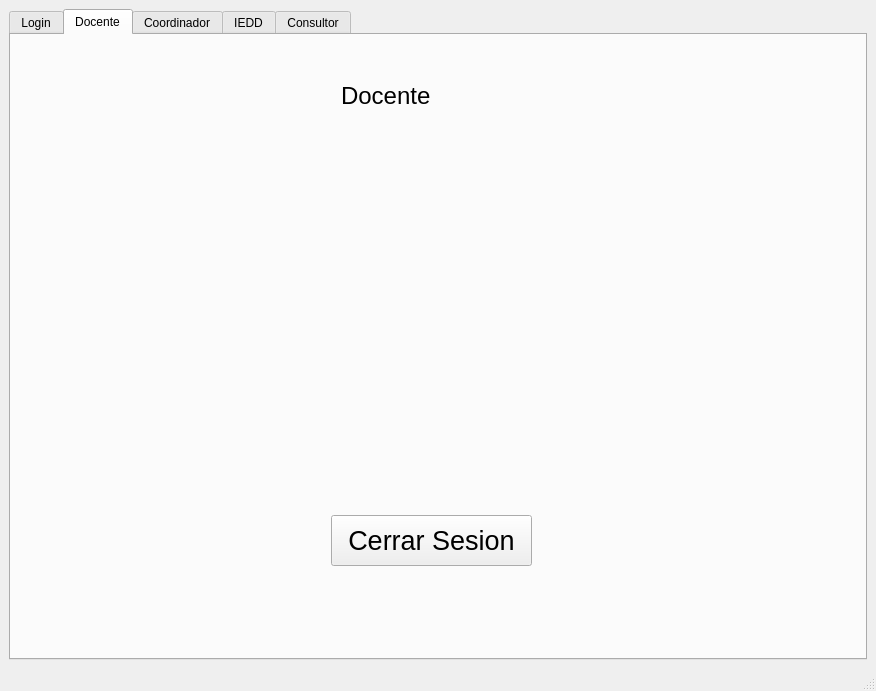
<?xml version="1.0" encoding="UTF-8"?>
<ui version="4.0">
 <class>cframe</class>
 <widget class="QMainWindow" name="cframe">
  <property name="geometry">
   <rect>
    <x>0</x>
    <y>0</y>
    <width>876</width>
    <height>691</height>
   </rect>
  </property>
  <property name="windowTitle">
   <string>cframe</string>
  </property>
  <widget class="QWidget" name="centralwidget">
   <layout class="QVBoxLayout" name="verticalLayout">
    <item>
     <widget class="QTabWidget" name="tabWidget">
      <property name="currentIndex">
       <number>1</number>
      </property>
      <widget class="QWidget" name="LoginTab">
       <attribute name="title">
        <string>Login</string>
       </attribute>
       <widget class="QLabel" name="label">
        <property name="geometry">
         <rect>
          <x>170</x>
          <y>280</y>
          <width>171</width>
          <height>31</height>
         </rect>
        </property>
        <property name="font">
         <font>
          <pointsize>20</pointsize>
         </font>
        </property>
        <property name="text">
         <string>Contraseña:</string>
        </property>
       </widget>
       <widget class="QLineEdit" name="LE_Username">
        <property name="geometry">
         <rect>
          <x>380</x>
          <y>180</y>
          <width>291</width>
          <height>41</height>
         </rect>
        </property>
        <property name="font">
         <font>
          <pointsize>20</pointsize>
         </font>
        </property>
       </widget>
       <widget class="QLabel" name="label_2">
        <property name="geometry">
         <rect>
          <x>170</x>
          <y>190</y>
          <width>161</width>
          <height>31</height>
         </rect>
        </property>
        <property name="font">
         <font>
          <pointsize>20</pointsize>
         </font>
        </property>
        <property name="text">
         <string>Usuario:</string>
        </property>
       </widget>
       <widget class="QLineEdit" name="LE_Password">
        <property name="geometry">
         <rect>
          <x>380</x>
          <y>270</y>
          <width>291</width>
          <height>41</height>
         </rect>
        </property>
        <property name="font">
         <font>
          <pointsize>20</pointsize>
         </font>
        </property>
        <property name="echoMode">
         <enum>QLineEdit::Password</enum>
        </property>
       </widget>
       <widget class="QPushButton" name="Btn_Login">
        <property name="geometry">
         <rect>
          <x>320</x>
          <y>510</y>
          <width>211</width>
          <height>51</height>
         </rect>
        </property>
        <property name="font">
         <font>
          <pointsize>20</pointsize>
         </font>
        </property>
        <property name="autoFillBackground">
         <bool>false</bool>
        </property>
        <property name="text">
         <string>Iniciar Sesion</string>
        </property>
       </widget>
       <widget class="QLabel" name="label_4">
        <property name="geometry">
         <rect>
          <x>360</x>
          <y>30</y>
          <width>131</width>
          <height>71</height>
         </rect>
        </property>
        <property name="font">
         <font>
          <pointsize>22</pointsize>
          <weight>75</weight>
          <bold>true</bold>
         </font>
        </property>
        <property name="text">
         <string>LOGIN</string>
        </property>
       </widget>
       <widget class="QLabel" name="label_5">
        <property name="geometry">
         <rect>
          <x>330</x>
          <y>350</y>
          <width>201</width>
          <height>41</height>
         </rect>
        </property>
        <property name="font">
         <font>
          <pointsize>18</pointsize>
         </font>
        </property>
        <property name="text">
         <string>Ingresar como:</string>
        </property>
       </widget>
       <widget class="QComboBox" name="comboBox_tipo_usuario">
        <property name="geometry">
         <rect>
          <x>324</x>
          <y>423</y>
          <width>211</width>
          <height>41</height>
         </rect>
        </property>
        <property name="font">
         <font>
          <pointsize>18</pointsize>
         </font>
        </property>
        <item>
         <property name="text">
          <string>Docente</string>
         </property>
        </item>
        <item>
         <property name="text">
          <string>Coordinador</string>
         </property>
        </item>
        <item>
         <property name="text">
          <string>IEDD</string>
         </property>
        </item>
        <item>
         <property name="text">
          <string>Consultor</string>
         </property>
        </item>
       </widget>
      </widget>
      <widget class="QWidget" name="DocenteTab">
       <attribute name="title">
        <string>Docente</string>
       </attribute>
       <widget class="QLabel" name="label_3">
        <property name="geometry">
         <rect>
          <x>330</x>
          <y>30</y>
          <width>171</width>
          <height>61</height>
         </rect>
        </property>
        <property name="font">
         <font>
          <pointsize>18</pointsize>
         </font>
        </property>
        <property name="text">
         <string>Docente</string>
        </property>
       </widget>
       <widget class="QPushButton" name="Btn_Logout">
        <property name="geometry">
         <rect>
          <x>320</x>
          <y>480</y>
          <width>201</width>
          <height>51</height>
         </rect>
        </property>
        <property name="font">
         <font>
          <pointsize>20</pointsize>
         </font>
        </property>
        <property name="text">
         <string>Cerrar Sesion</string>
        </property>
       </widget>
       <widget class="QLabel" name="imageLabel">
        <property name="geometry">
         <rect>
          <x>260</x>
          <y>140</y>
          <width>301</width>
          <height>261</height>
         </rect>
        </property>
        <property name="text">
         <string/>
        </property>
       </widget>
      </widget>
      <widget class="QWidget" name="tab">
       <attribute name="title">
        <string>Coordinador</string>
       </attribute>
       <widget class="QLabel" name="label_6">
        <property name="geometry">
         <rect>
          <x>310</x>
          <y>30</y>
          <width>171</width>
          <height>61</height>
         </rect>
        </property>
        <property name="font">
         <font>
          <pointsize>18</pointsize>
         </font>
        </property>
        <property name="text">
         <string>Coordinador</string>
        </property>
       </widget>
       <widget class="QPushButton" name="Btn_Logout_2">
        <property name="geometry">
         <rect>
          <x>310</x>
          <y>480</y>
          <width>201</width>
          <height>51</height>
         </rect>
        </property>
        <property name="font">
         <font>
          <pointsize>20</pointsize>
         </font>
        </property>
        <property name="text">
         <string>Cerrar Sesion</string>
        </property>
       </widget>
      </widget>
      <widget class="QWidget" name="tab_2">
       <attribute name="title">
        <string>IEDD</string>
       </attribute>
       <widget class="QLabel" name="label_7">
        <property name="geometry">
         <rect>
          <x>300</x>
          <y>40</y>
          <width>171</width>
          <height>61</height>
         </rect>
        </property>
        <property name="font">
         <font>
          <pointsize>18</pointsize>
         </font>
        </property>
        <property name="text">
         <string>IEDD</string>
        </property>
       </widget>
       <widget class="QPushButton" name="Btn_Logout_3">
        <property name="geometry">
         <rect>
          <x>300</x>
          <y>460</y>
          <width>201</width>
          <height>51</height>
         </rect>
        </property>
        <property name="font">
         <font>
          <pointsize>20</pointsize>
         </font>
        </property>
        <property name="text">
         <string>Cerrar Sesion</string>
        </property>
       </widget>
      </widget>
      <widget class="QWidget" name="tab_3">
       <attribute name="title">
        <string>Consultor</string>
       </attribute>
       <widget class="QLabel" name="label_8">
        <property name="geometry">
         <rect>
          <x>330</x>
          <y>40</y>
          <width>171</width>
          <height>61</height>
         </rect>
        </property>
        <property name="font">
         <font>
          <pointsize>18</pointsize>
         </font>
        </property>
        <property name="text">
         <string>Consultor</string>
        </property>
       </widget>
       <widget class="QPushButton" name="Btn_Logout_4">
        <property name="geometry">
         <rect>
          <x>320</x>
          <y>470</y>
          <width>201</width>
          <height>51</height>
         </rect>
        </property>
        <property name="font">
         <font>
          <pointsize>20</pointsize>
         </font>
        </property>
        <property name="text">
         <string>Cerrar Sesion</string>
        </property>
       </widget>
      </widget>
     </widget>
    </item>
   </layout>
  </widget>
  <widget class="QMenuBar" name="menubar">
   <property name="geometry">
    <rect>
     <x>0</x>
     <y>0</y>
     <width>876</width>
     <height>25</height>
    </rect>
   </property>
  </widget>
  <widget class="QStatusBar" name="statusbar"/>
 </widget>
 <resources/>
 <connections/>
</ui>
